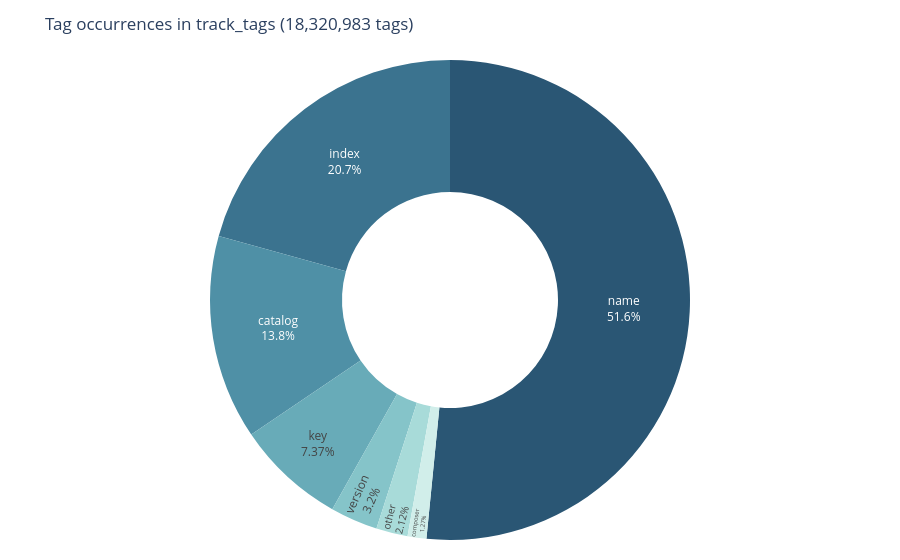

This figure's notebook cell:
### Code cell
tag_counts = con.execute("""
SELECT type, COUNT(*) AS occurrences
FROM track_tags
GROUP BY type
ORDER BY occurrences DESC
""").df()

fig = px.pie(
    tag_counts,
    names="type",
    values="occurrences",
    hole=0.45,
    color="type",
    color_discrete_sequence=px.colors.sequential.Teal_r,
    title=f"Tag occurrences in track_tags ({tag_counts['occurrences'].sum():,} tags)",
)
fig.update_traces(
    textposition="inside",
    textinfo="percent+label",
    hovertemplate="%{label}<br>%{value:,} tags (%{percent})<extra></extra>",
)
fig.update_layout(showlegend=False, margin=dict(t=60, b=20, l=20, r=20))
fig.show()

### Figure 1 — Plotly figure (JSON) as saved in the notebook; plotly's stock layout.template omitted (floating-point values rounded to 4 significant figures)
{"data": [{"customdata": [["name"], ["index"], ["catalog"], ["key"], ["version"], ["other"], ["composer"]], "domain": {"x": [0, 1], "y": [0, 1]}, "hole": 0.45, "hovertemplate": "%{label}<br>%{value:,} tags (%{percent})<extra></extra>", "labels": ["name", "index", "catalog", "key", "version", "other", "composer"], "legendgroup": "", "marker": {"colors": ["rgb(42, 86, 116)", "rgb(59, 115, 143)", "rgb(79, 144, 166)", "rgb(104, 171, 184)", "rgb(133, 196, 201)", "rgb(168, 219, 217)", "rgb(209, 238, 234)"]}, "name": "", "showlegend": true, "textinfo": "percent+label", "textposition": "inside", "type": "pie", "values": [9447443, 3792518, 2522575, 1350784, 586638, 389104, 231921]}], "layout": {"legend": {"tracegroupgap": 0}, "margin": {"b": 20, "l": 20, "r": 20, "t": 60}, "piecolorway": ["rgb(42, 86, 116)", "rgb(59, 115, 143)", "rgb(79, 144, 166)", "rgb(104, 171, 184)", "rgb(133, 196, 201)", "rgb(168, 219, 217)", "rgb(209, 238, 234)"], "showlegend": false, "title": {"text": "Tag occurrences in track_tags (18,320,983 tags)"}}}
